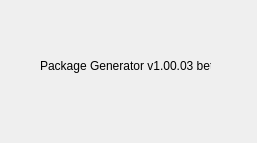
<?xml version="1.0" encoding="UTF-8"?>
<ui version="4.0">
 <class>aboutDialog</class>
 <widget class="QDialog" name="aboutDialog">
  <property name="geometry">
   <rect>
    <x>0</x>
    <y>0</y>
    <width>257</width>
    <height>143</height>
   </rect>
  </property>
  <property name="minimumSize">
   <size>
    <width>257</width>
    <height>143</height>
   </size>
  </property>
  <property name="maximumSize">
   <size>
    <width>257</width>
    <height>143</height>
   </size>
  </property>
  <property name="windowTitle">
   <string>Dialog</string>
  </property>
  <widget class="QLabel" name="label">
   <property name="geometry">
    <rect>
     <x>40</x>
     <y>50</y>
     <width>171</width>
     <height>31</height>
    </rect>
   </property>
   <property name="sizePolicy">
    <sizepolicy hsizetype="Fixed" vsizetype="Fixed">
     <horstretch>0</horstretch>
     <verstretch>0</verstretch>
    </sizepolicy>
   </property>
   <property name="text">
    <string>Package Generator v1.00.03 beta</string>
   </property>
  </widget>
 </widget>
 <resources/>
 <connections/>
</ui>
